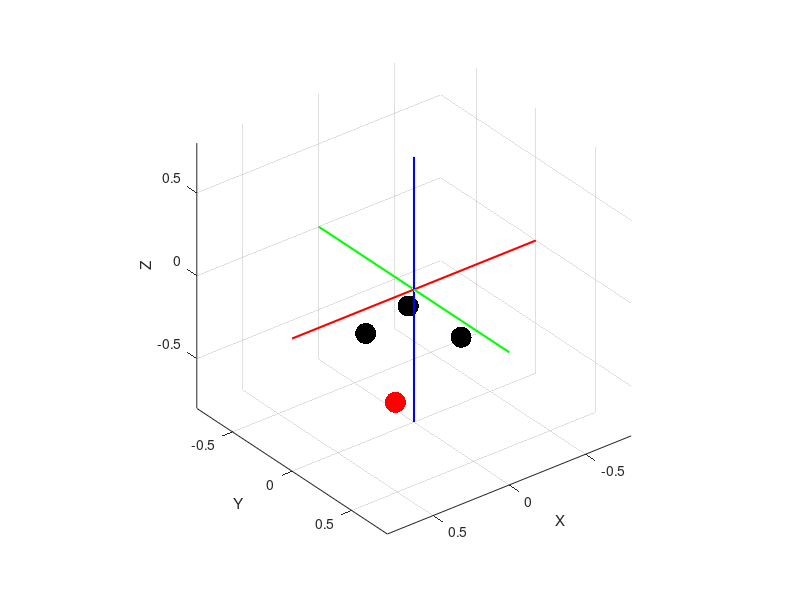

Write MATLAB code to recreate this figure. (Note: this script raises an error after producing the figure.)
clc; clear all; close all;
%%
%global variables. 
global num_modes cm ng nd xg xr xrange yrange zrange goal_transition_P dist_threshold sig delta_t conf_thresh conf_max alpha_max num_samples sparsity_factor amp_sparsity_factor kappa projection_time;

%workspace limits
xrange = [-0.5, 0.5];
yrange = [-0.5, 0.5];
zrange = [-0.5, 0.5];

ng = 3;
nd = 3;
cm_options = {{[1,2,3]}};
max_nm = length(cm_options);
cm = cm_options{datasample(1:max_nm, 1)};
% cm = {1,2,3}; %{1,2,3}, %{[1,3], 2} %{[2,3], 1};
num_modes = length(cm); %
init_mode_index = datasample(1:num_modes, 1);

xg = [rand(1,ng)*range(xrange) + xrange(1); rand(1,ng)*range(yrange) + yrange(1); rand(1,ng)*range(zrange) + zrange(1)]; %random goal positions. These will be treated as fixed parameters.
xr = [rand(1,1)*range(xrange) + xrange(1); rand(1,1)*range(yrange) + yrange(1); rand(1,1)*range(zrange) + zrange(1)];
xr_start = xr;

delta_t = 0.002; %For compute projections. 
%human parameters
sparsity_factor = rand/8;
amp_sparsity_factor = rand/8; % how often the amplitude wiull be less that maximum. 
kappa = 20.0; % concentration paarameter for vonMisesFisher distribution
dist_threshold = 0.01;

goal_transition_P = eye(ng) + rand(ng)/100;
s = repmat(sum(goal_transition_P, 2),1,ng);
goal_transition_P = goal_transition_P./s;

%% plot the goals and robot
figure;
scatter3(xg(1,1:ng), xg(2,1:ng), xg(3,1:ng), 230, 'k', 'filled'); grid on; hold on;
xlabel('X'); ylabel('Y'); zlabel('Z');
scatter3(xr_start(1), xr_start(2), xr_start(3), 230, 'r', 'filled');
offset = [-0.3, 0.3];
line(xrange+offset, [0,0], [0,0], 'Color', 'r', 'LineWidth', 1.5); %draw x and y axes.
line([0,0], yrange+offset, [0,0], 'Color', 'g','LineWidth', 1.5);
line([0,0], [0,0], zrange+offset, 'Color', 'b','LineWidth', 1.5);
axis([xrange+offset, yrange+offset, zrange+offset]);
axis square;
view([142,31]);

%%
random_goal_index = randsample(ng, 1);
random_goal = xg(:, random_goal_index);


%%
traj = xr_start;
uh_history = [];
true_goal_index_history = random_goal_index;
% disp(xr);
goal_switch_marker = randi(5);
counter = 0;
while true
    if mod(counter, goal_switch_marker) == 0
        [random_goal, random_goal_index] = generate_new_goal(random_goal_index);
        goal_switch_marker = randi(5);
%         disp(goal_switch_marker);
        counter = 0;
    end
    uh = generate_full_uh(random_goal, xr);
    if rand < 0.01
        rand_ind = randsample(nd, 1);
        uh(rand_ind) = 0;
    end
    if rand < 0.05
        uh = uh;
    end
    xr = sim_kinematics_R3(xr, uh);
    uh_history = [uh_history, uh];
    traj = [traj, xr];
    true_goal_index_history = [true_goal_index_history, random_goal_index];
    if check_proximity(random_goal, xr)
        break;
    end
    counter = counter + 1;
end

%% modify uh and recreate a new traj
min_ind = randi(round(length(uh_history)/2));
max_ind = min(length(uh_history), min_ind + randi(500));
uh_history_zeroed = uh_history;
uh_history_zeroed(:, min_ind:max_ind) = 0;
xr = xr_start;
traj_zeroed = xr_start;
for i=1:size(uh_history_zeroed, 2)-1
    uh = uh_history_zeroed(:, i);
    xr = sim_kinematics_R3(xr, uh);
    traj_zeroed = [traj_zeroed, xr];
end
traj_zeroed = [traj_zeroed, xr];
%% bayesian inference
% len_traj = size(traj, 2);
% traj_new=traj; %make time along columns
traj_new = traj_zeroed;
% uh_history_new=uh_history;
uh_history_new=uh_history_zeroed;
len_traj = size(traj_new, 2);
%%
pgs_BAYES_uh = zeros(ng, len_traj);
pgs_BAYES_uh(:, 1) = (1/ng)*ones(ng, 1); % prior at t=0
pgs_BAYES_ANCA = zeros(ng, len_traj);
pgs_BAYES_ANCA(:, 1) = (1/ng)*ones(ng, 1);
pgs_DFT = zeros(ng, len_traj);
% pgs_DFT(:, 1) = (1/ng)*ones(ng, 1);
pgs_DFT(:, 1) = rand(3,1); pgs_DFT(:, 1) = pgs_DFT(:, 1)/sum(pgs_DFT(:, 1));

%%
start_pos = traj_new(:, 1);
global running_cost optimal_cost_from_start;
running_cost = 0; %S to U
optimal_cost_from_start = cost_optimal_traj(start_pos, xg);
for j=1:len_traj-1
    curr_pos = traj_new(:, j);
    next_pos = traj_new(:, j+1);
    uh = uh_history_new(:, j);
    [ll_bayes_uh, pgs_BAYES_uh(:, j+1)] = compute_bayes_R3_new(uh, curr_pos, pgs_BAYES_uh(:, j), 1);
    [ll_bayes_anca, pgs_BAYES_ANCA(:, j+1)] = compute_bayes_anca(curr_pos, next_pos, pgs_BAYES_ANCA(:, j), 1.0);
% %     pgs_DFT(:, j+1) = compute_p_of_g_dft_R3(uh, curr_pos, pgs_DFT(:, j));
    pgs_DFT(:, j+1) = compute_dft_Q(uh, curr_pos, pgs_DFT(:, j));
end

%%
hold on; 
scatter3(traj_new(1, :), traj_new(2,:), traj_new(3,:), 'k', 'filled');
%%
figure;
plot(uh_history_new');
%%
subplot(1,3,1);
% hold on;
plot(pgs_BAYES_uh', 'LineWidth', 2.0); grid on;
xlabel('\bf Time Steps'); title('Bayesian uh');
ylim([0, 1.0]); % b, r, yellow
subplot(1,3,2);
% hold on;
plot(pgs_BAYES_ANCA', 'LineWidth', 2.0); grid on;
xlabel('\bf Time Steps'); title('Bayesian anca');
ylim([0, 1.0]); % b, r, yellow
subplot(1,3,3);
% hold on;
plot(pgs_DFT', 'LineWidth', 2.0); grid on;
xlabel('\bf Time Steps'); title(' DFT');
ylim([0, 1.0]); % b, r, yellow
%%
true_goal_index_history_removed = true_goal_index_history;
true_goal_index_history_removed(min_ind:max_ind) = -1;
%%
% [~, bayes_uh_g] = max(pgs_BAYES_uh);
% bayes_uh_g(min_ind:max_ind) = -1;
% bayes_uh_accuracy = sum(bayes_uh_g == true_goal_index_history_removed)/length(true_goal_index_history_removed);
% fprintf('Goal Accuracy BAYES_uh %f\n', bayes_uh_accuracy);
% figure; grid on; hold on;
% plot(true_goal_index_history_removed, 'r', 'LineWidth',  2); hold on;
% plot(bayes_uh_g'+4, 'b','LineWidth',  2);
% 
% [~, bayes_anca_g] = max(pgs_BAYES_ANCA);
% bayes_anca_g(min_ind:max_ind) = -1;
% bayes_anca_accuracy = sum(bayes_anca_g == true_goal_index_history_removed)/length(true_goal_index_history_removed);
% fprintf('Goal Accuracy BAYES_anca %f\n', bayes_anca_accuracy);
% plot(true_goal_index_history_removed, 'r', 'LineWidth',  2); hold on;
% plot(bayes_anca_g'+8, 'g','LineWidth',  2);
% 
% [~, bayes_dft_g] = max(pgs_DFT);
% bayes_dft_g(min_ind:max_ind) = -1;
% bayes_dft_accuracy = sum(bayes_dft_g == true_goal_index_history_removed)/length(true_goal_index_history_removed);
% fprintf('Goal Accuracy DFT %f\n', bayes_dft_accuracy);
% plot(true_goal_index_history_removed, 'r', 'LineWidth',  2); hold on;
% plot(bayes_dft_g'+12, 'k','LineWidth',  2);
% 




%%
function uh = generate_full_uh(xg, xr) %full unnomralized uh
    global nd sparsity_factor kappa;
    mu = xg - xr;
    if ~any(mu)
        uh = zeros(nd, 1);
    else
        uh = randvonMisesFisherm(nd, 1, kappa*10000, mu);
    end
    
    %add sparsity
    if rand < sparsity_factor
        uh = zeros(nd, 1);
    end
end
%%
function isclose = check_proximity(xg, xr)
    global dist_threshold;
    if norm(xg-xr) < dist_threshold
        isclose = true;
    else
        isclose = false;
    end
end

%%
function [new_goal, new_goal_index] = generate_new_goal(random_goal_index)
    global goal_transition_P xg;
    new_goal_index = find(mnrnd(1, goal_transition_P(random_goal_index, :)) == 1);
    new_goal = xg(:, new_goal_index);
end